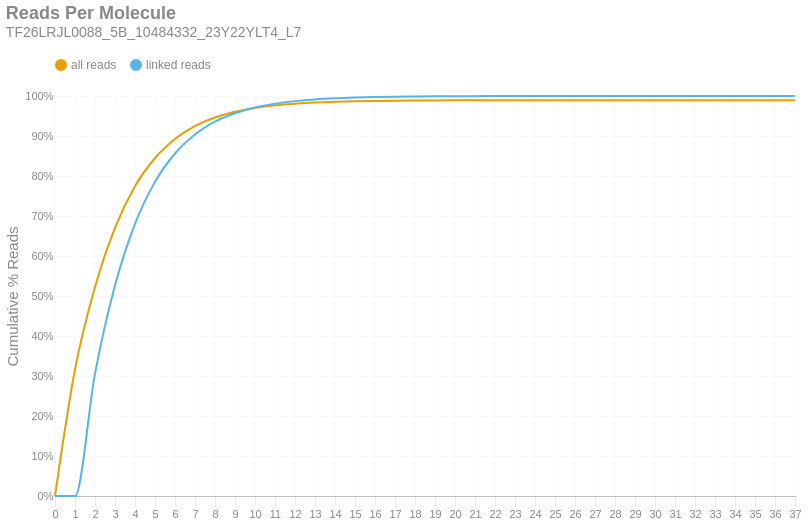

This figure's notebook cell:
### Markdown cell above
### Reads per Molecule
This chart shows the cumulative distribution of the number of reads per linked molecule. That is, how many alignments are associated with a unique molecule. This excludes the number of reads associated with invalid or absent linked-read barcodes. The `linked` histogram is the percentages recalculated when disregarding singletons.

### Code cell
if SKIPLR:
    print_html(f"Skipped")
else:
    counts = np.bincount(valids['reads'].cast(pl.Int64).to_numpy())
    weighted = counts * np.arange(len(counts))
    all_perc = weighted / n_reads
    linked_perc = weighted / n_linked_reads
    linked_perc[1] = 0
    binned_df = pl.DataFrame({
        'readsper': list(range(len(counts))),
        'all reads (cumsum)': np.cumsum(all_perc).tolist(),
        'linked reads (cumsum)': np.cumsum(linked_perc).tolist(),
    })

    with SafeRender(binned_df):
        (
            density_plot(binned_df, 'Reads Per Molecule', samplename, 'readspmol')
            .encode(
                x=alt.X('readsper:O', title=None).axis(labelAngle=0).scale(padding=0),
                y=alt.Y('value:Q', title='Cumulative % Reads').axis(format='%').stack(False),
                color=alt.Color("key:N").scale(domain=["all reads", "linked reads"]),
                tooltip=[
                    alt.Tooltip("key:N", title="Data Type"),
                    alt.Tooltip("readsper:O", title="Reads Per Molecule"),
                    alt.Tooltip("value:Q", format=".2%", title="% Reads (Cum.)")
                ]            
            )
        ).display()

### Figure 1 — Vega-Lite specification as saved in the notebook (floating-point values rounded to 4 significant figures)
{"width": "container", "height": 400, "config": {"title": {"anchor": "start", "dy": -15, "fontSize": 18, "color": "#888888", "subtitleColor": "#888888", "subtitleFontSize": 14}, "arc": {"fill": "#0072B2"}, "axis": {"domainColor": "#888888", "domainWidth": 0.5, "gridWidth": 0.2, "grid": false, "titleFontWeight": 400, "titleFontSize": 15, "labelFontSize": 11, "labelColor": "#888888", "tickColor": "#888888", "tickWidth": 0.2, "titleColor": "#888888"}, "axisBand": {"grid": false}, "axisX": {"grid": true, "tickSize": 10, "domainCap": "round"}, "axisY": {"domain": false, "grid": true, "tickSize": 0, "domainCap": "round"}, "background": "transparent", "header": {"labelFontSize": 15, "labelColor": "#888888", "titleFontSize": 15, "titleFontWeight": 600, "titleColor": "#888888"}, "legend": {"labelFont": "sans-serif", "labelFontSize": 12, "labelColor": "#888888", "symbolSize": 100, "symbolType": "circle", "titleFontSize": 12, "titlePadding": 10, "titleColor": "#888888", "title": null, "orient": "top"}, "range": {"category": ["#E69F00", "#56B4E9", "#009E73", "#F0E442", "#0072B2", "#D55E00", "#CC79A7", "#000000"], "diverging": ["#cfe8f3", "#a2d4ec", "#73bfe2", "#46abdb", "#1696d2", "#12719e"]}, "area": {"fill": "#0072B2", "fillOpacity": 0.7, "line": true, "strokeOpacity": 0.7}, "line": {"color": "#0072B2", "stroke": "#0072B2", "strokeWidth": 2}, "trail": {"color": "#0072B2", "stroke": "#0072B2", "strokeWidth": 0, "size": 1}, "point": {"filled": true, "fillOpacity": 1.0, "size": 95}, "text": {"color": "#888888", "fontSize": 11, "align": "right", "fontWeight": 400, "size": 11}, "bar": {"fill": "#0072B2", "stroke": null}, "view": {"stroke": null, "continuousWidth": 660, "continuousHeight": 400}}, "data": {"name": "data-34318c86a773265fb5ffb0f5143bdf57"}, "mark": {"type": "line", "interpolate": "monotone", "point": {"opacity": 0, "size": 275}}, "encoding": {"color": {"field": "key", "scale": {"domain": ["all reads", "linked reads"]}, "type": "nominal"}, "tooltip": [{"field": "key", "title": "Data Type", "type": "nominal"}, {"field": "readsper", "title": "Reads Per Molecule", "type": "ordinal"}, {"field": "value", "format": ".2%", "title": "% Reads (Cum.)", "type": "quantitative"}], "x": {"axis": {"labelAngle": 0}, "field": "readsper", "scale": {"padding": 0}, "title": null, "type": "ordinal"}, "y": {"axis": {"format": "%"}, "field": "value", "stack": false, "title": "Cumulative % Reads", "type": "quantitative"}}, "params": [{"name": "param_c36ac31b6afebe62", "select": {"type": "point", "fields": ["key"]}, "bind": "legend"}], "title": {"text": "Reads Per Molecule", "subtitle": "TF26LRJL0088_5B_10484332_23Y22YLT4_L7"}, "transform": [{"fold": ["all reads (cumsum)", "linked reads (cumsum)"]}, {"calculate": "replace(datum.key, ' (cumsum)', '')", "as": "key"}, {"filter": {"param": "param_c36ac31b6afebe62"}}], "usermeta": {"embedOptions": {"downloadFileName": "TF26LRJL0088_5B_10484332_23Y22YLT4_L7.readspmol"}}, "$schema": "https://vega.github.io/schema/vega-lite/v6.4.1.json", "datasets": {"data-34318c86a773265fb5ffb0f5143bdf57": [{"readsper": 0, "all reads (cumsum)": 0.0, "linked reads (cumsum)": 0.0}, {"readsper": 1, "all reads (cumsum)": 0.3164, "linked reads (cumsum)": 0.0}, {"readsper": 2, "all reads (cumsum)": 0.5222, "linked reads (cumsum)": 0.3058}, {"readsper": 3, "all reads (cumsum)": 0.6705, "linked reads (cumsum)": 0.5261}, {"readsper": 4, "all reads (cumsum)": 0.7743, "linked reads (cumsum)": 0.6803}, {"readsper": 5, "all reads (cumsum)": 0.845, "linked reads (cumsum)": 0.7853}, {"readsper": 6, "all reads (cumsum)": 0.8927, "linked reads (cumsum)": 0.8563}, {"readsper": 7, "all reads (cumsum)": 0.9248, "linked reads (cumsum)": 0.9039}, {"readsper": 8, "all reads (cumsum)": 0.9463, "linked reads (cumsum)": 0.9359}, {"readsper": 9, "all reads (cumsum)": 0.9605, "linked reads (cumsum)": 0.957}, {"readsper": 10, "all reads (cumsum)": 0.9702, "linked reads (cumsum)": 0.9714}, {"readsper": 11, "all reads (cumsum)": 0.9766, "linked reads (cumsum)": 0.9809}, {"readsper": 12, "all reads (cumsum)": 0.9808, "linked reads (cumsum)": 0.9872}, {"readsper": 13, "all reads (cumsum)": 0.9837, "linked reads (cumsum)": 0.9915}, {"readsper": 14, "all reads (cumsum)": 0.9856, "linked reads (cumsum)": 0.9943}, {"readsper": 15, "all reads (cumsum)": 0.9868, "linked reads (cumsum)": 0.9961}, {"readsper": 16, "all reads (cumsum)": 0.9877, "linked reads (cumsum)": 0.9974}, {"readsper": 17, "all reads (cumsum)": 0.9883, "linked reads (cumsum)": 0.9983}, {"readsper": 18, "all reads (cumsum)": 0.9887, "linked reads (cumsum)": 0.9989}, {"readsper": 19, "all reads (cumsum)": 0.989, "linked reads (cumsum)": 0.9993}, {"readsper": 20, "all reads (cumsum)": 0.9891, "linked reads (cumsum)": 0.9995}, {"readsper": 21, "all reads (cumsum)": 0.9892, "linked reads (cumsum)": 0.9997}, {"readsper": 22, "all reads (cumsum)": 0.9893, "linked reads (cumsum)": 0.9997}, {"readsper": 23, "all reads (cumsum)": 0.9893, "linked reads (cumsum)": 0.9998}, {"readsper": 24, "all reads (cumsum)": 0.9894, "linked reads (cumsum)": 0.9999}, {"readsper": 25, "all reads (cumsum)": 0.9894, "linked reads (cumsum)": 0.9999}, {"readsper": 26, "all reads (cumsum)": 0.9894, "linked reads (cumsum)": 0.9999}, {"readsper": 27, "all reads (cumsum)": 0.9894, "linked reads (cumsum)": 1.0}, {"readsper": 28, "all reads (cumsum)": 0.9894, "linked reads (cumsum)": 1.0}, {"readsper": 29, "all reads (cumsum)": 0.9894, "linked reads (cumsum)": 1.0}, {"readsper": 30, "all reads (cumsum)": 0.9894, "linked reads (cumsum)": 1.0}, {"readsper": 31, "all reads (cumsum)": 0.9895, "linked reads (cumsum)": 1.0}, {"readsper": 32, "all reads (cumsum)": 0.9895, "linked reads (cumsum)": 1.0}, {"readsper": 33, "all reads (cumsum)": 0.9895, "linked reads (cumsum)": 1.0}, {"readsper": 34, "all reads (cumsum)": 0.9895, "linked reads (cumsum)": 1.0}, {"readsper": 35, "all reads (cumsum)": 0.9895, "linked reads (cumsum)": 1.0}, {"readsper": 36, "all reads (cumsum)": 0.9895, "linked reads (cumsum)": 1.0}, {"readsper": 37, "all reads (cumsum)": 0.9895, "linked reads (cumsum)": 1.0}]}}
